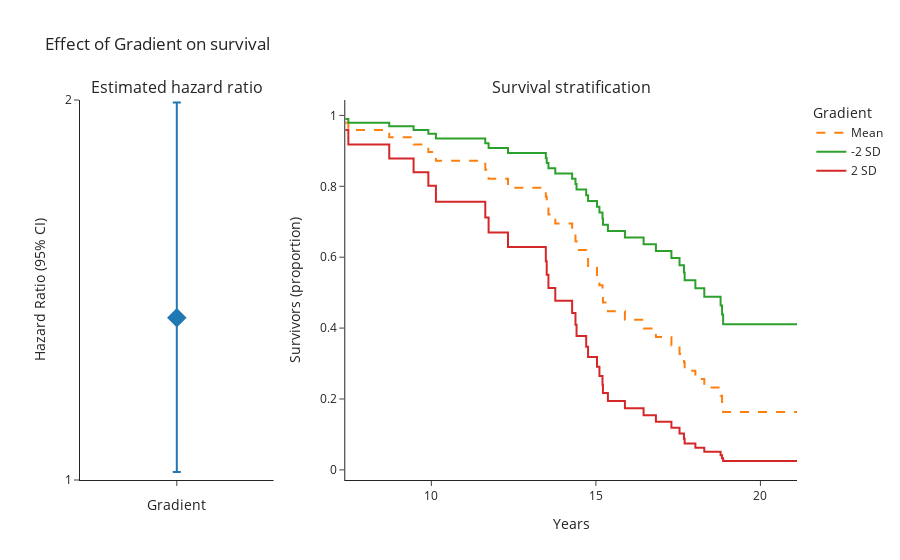

The notebook cell saved with this chart:
### Markdown cell above
# Max gradient
## LBC21

### Code cell
cohort = [21]
survival_columns = ['Gradient']
cph = survival_analysis(survival_columns, cohort)
fig = plot_hr_analysis(cph, covariate=survival_columns[0])
fig.show()

### Figure 1 — Plotly figure (JSON) as saved in the notebook; plotly's stock layout.template omitted (floating-point values rounded to 4 significant figures)
{"data": [{"error_y": {"array": [0.5668], "arrayminus": [0.4057], "symmetric": false, "type": "data"}, "marker": {"size": 15, "symbol": "diamond"}, "showlegend": false, "type": "scatter", "x": ["Gradient"], "xaxis": "x", "y": [1.427], "yaxis": "y"}, {"line": {"dash": "dash", "shape": "hv"}, "mode": "lines", "name": "Mean", "type": "scatter", "x": [7.384, 7.477, 8.72, 9.459, 9.908, 10.14, 11.64, 11.74, 12.33, 13.48, 13.51, 13.56, 13.77, 14.28, 14.38, 14.41, 14.7, 14.76, 15.03, 15.11, 15.2, 15.21, 15.36, 15.88, 16.45, 16.82, 17.3, 17.54, 17.68, 17.7, 18.02, 18.29, 18.79, 18.83, 18.87, 20.46, 20.53, 20.59, 20.93, 21.0, 21.06, 21.11], "xaxis": "x2", "y": [0.9795, 0.9589, 0.9383, 0.9176, 0.8971, 0.8717, 0.8465, 0.8213, 0.7961, 0.7708, 0.7456, 0.7205, 0.6952, 0.67, 0.645, 0.62, 0.5951, 0.5702, 0.5455, 0.5209, 0.4964, 0.4719, 0.4475, 0.4233, 0.399, 0.3749, 0.351, 0.3272, 0.3033, 0.2796, 0.2562, 0.2327, 0.2095, 0.1864, 0.1635, 0.1635, 0.1635, 0.1635, 0.1635, 0.1635, 0.1635, 0.1635], "yaxis": "y2"}, {"line": {"shape": "hv"}, "mode": "lines", "name": "-2 SD", "type": "scatter", "x": [7.384, 7.477, 8.72, 9.459, 9.908, 10.14, 11.64, 11.74, 12.33, 13.48, 13.51, 13.56, 13.77, 14.28, 14.38, 14.41, 14.7, 14.76, 15.03, 15.11, 15.2, 15.21, 15.36, 15.88, 16.45, 16.82, 17.3, 17.54, 17.68, 17.7, 18.02, 18.29, 18.79, 18.83, 18.87, 20.46, 20.53, 20.59, 20.93, 21.0, 21.06, 21.11], "xaxis": "x2", "y": [0.9899, 0.9796, 0.9692, 0.9587, 0.948, 0.9348, 0.9214, 0.9078, 0.894, 0.88, 0.8657, 0.8512, 0.8364, 0.8214, 0.8062, 0.7907, 0.7749, 0.7589, 0.7425, 0.7259, 0.7089, 0.6915, 0.6737, 0.6555, 0.6368, 0.6176, 0.5979, 0.5776, 0.5565, 0.5347, 0.5122, 0.4886, 0.464, 0.4381, 0.4108, 0.4108, 0.4108, 0.4108, 0.4108, 0.4108, 0.4108, 0.4108], "yaxis": "y2"}, {"line": {"shape": "hv"}, "mode": "lines", "name": "2 SD", "type": "scatter", "x": [7.384, 7.477, 8.72, 9.459, 9.908, 10.14, 11.64, 11.74, 12.33, 13.48, 13.51, 13.56, 13.77, 14.28, 14.38, 14.41, 14.7, 14.76, 15.03, 15.11, 15.2, 15.21, 15.36, 15.88, 16.45, 16.82, 17.3, 17.54, 17.68, 17.7, 18.02, 18.29, 18.79, 18.83, 18.87, 20.46, 20.53, 20.59, 20.93, 21.0, 21.06, 21.11], "xaxis": "x2", "y": [0.9586, 0.9181, 0.8783, 0.8395, 0.8016, 0.7562, 0.7123, 0.6698, 0.6287, 0.5887, 0.5502, 0.5131, 0.4771, 0.4426, 0.4095, 0.3779, 0.3476, 0.3188, 0.2913, 0.2651, 0.2404, 0.2168, 0.1946, 0.1738, 0.1541, 0.1357, 0.1187, 0.1029, 0.08817, 0.07473, 0.06251, 0.05142, 0.0415, 0.03271, 0.02506, 0.02506, 0.02506, 0.02506, 0.02506, 0.02506, 0.02506, 0.02506], "yaxis": "y2"}], "layout": {"annotations": [{"font": {"size": 16}, "showarrow": false, "text": "Estimated hazard ratio", "x": 0.135, "xanchor": "center", "xref": "paper", "y": 1, "yanchor": "bottom", "yref": "paper"}, {"font": {"size": 16}, "showarrow": false, "text": "Survival stratification", "x": 0.685, "xanchor": "center", "xref": "paper", "y": 1, "yanchor": "bottom", "yref": "paper"}], "legend": {"title": {"text": "Gradient"}}, "title": {"text": "Effect of Gradient on survival"}, "xaxis": {"anchor": "y", "domain": [0, 0.27], "showticklabels": false, "tickvals": [0], "title": {"text": "Gradient"}}, "xaxis2": {"anchor": "y2", "domain": [0.37, 1], "title": {"text": "Years"}}, "yaxis": {"anchor": "x", "domain": [0, 1], "dtick": 1, "range": [1, 2], "title": {"text": "Hazard Ratio (95% CI)"}}, "yaxis2": {"anchor": "x2", "domain": [0, 1], "dtick": 0.2, "title": {"text": "Survivors (proportion)"}}}}
